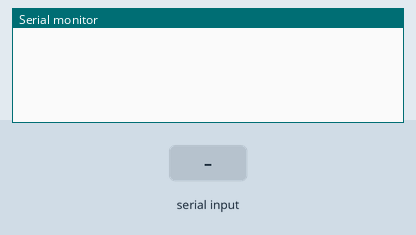
Recording of a sketch running on a simulated ESP8266 (NodeMCU). Parts: the last lines printed to the serial monitor. The inputs (shaded band) are chosen by the test bench.

Above: at 1.2 s.
1.3 s: "CO2:\n" received over Serial
At 1.9 s:
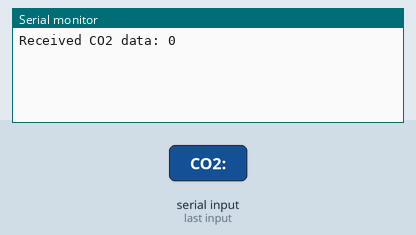
3.5 s: "Sensor 0:\n" received over Serial
At 3.9 s:
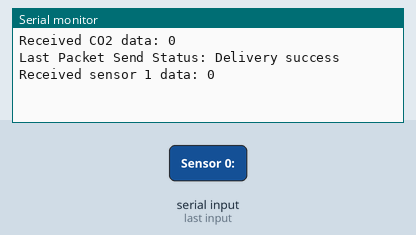

The sketch:

bucopi_sender_with_nano_sensors.ino
```cpp
#include <ESP8266WiFi.h>
#include <espnow.h>

uint8_t broadcastAddress[] = {0x08, 0x3A, 0xF2, 0xC4, 0x1D, 0x83};

typedef struct struct_message {
  int a;
  int b;
  int c;
  int d;
} struct_message;

int sensorValue1 = 0;
int sensorValue2 = 0;
int co2Value = 0;

struct_message myData;

unsigned long lastTime = 0;
unsigned long timerDelay = 2000;

void OnDataSent(uint8_t *mac_addr, uint8_t sendStatus) {
  Serial.print("Last Packet Send Status: ");
  if (sendStatus == 0) {
    Serial.println("Delivery success");
  }
  else {
    Serial.println("Delivery fail");
  }
}

void setup() {
  Serial.begin(9600);
  WiFi.mode(WIFI_STA);

  if (esp_now_init() != 0) {
    Serial.println("Error initializing ESP-NOW");
    return;
  }

  esp_now_set_self_role(ESP_NOW_ROLE_CONTROLLER);
  esp_now_register_send_cb(OnDataSent);

  esp_now_add_peer(broadcastAddress, ESP_NOW_ROLE_SLAVE, 1, NULL, 0);
}

void loop() {
  read_sensor();
  if ((millis() - lastTime) > timerDelay) {
    // myData.a = sensorValue1;
     if (sensorValue1 < 40) {
      myData.a = 1;
    } else {
      myData.a = 0;
    }

    // myData.b = sensorValue2;
     if (sensorValue2 < 40) {
      myData.b = 1;
    } else {
      myData.b = 0;
    }
    myData.c = co2Value;
    myData.d = 0; // Assigning a default value to indicator

    esp_now_send(broadcastAddress, (uint8_t *) &myData, sizeof(myData));

    lastTime = millis();
  }
}

void read_sensor() {
  if (Serial.available() > 0) {
    String data = Serial.readStringUntil('\n');
    if (data.startsWith("CO2:")) {
      co2Value = data.substring(5).toInt();
      Serial.print("Received CO2 data: ");
      Serial.println(co2Value);
    } else if (data.startsWith("Sensor 0:")) {
      sensorValue1 = data.substring(data.lastIndexOf(' ') + 1).toInt();
      Serial.print("Received sensor 1 data: ");
      Serial.println(sensorValue1);
    } else if (data.startsWith("Sensor 1:")) {
      sensorValue2 = data.substring(data.lastIndexOf(' ') + 1).toInt();
      Serial.print("Received sensor 2 data: ");
      Serial.println(sensorValue2);
    } else {
      // Handle other data as needed
    }
  }
}
```

Measured:
- after the input at 1.3 s, the serial monitor: prints a new line at once (image 1)
- after the input at 3.5 s, the serial monitor: prints a new line at once (image 2)
